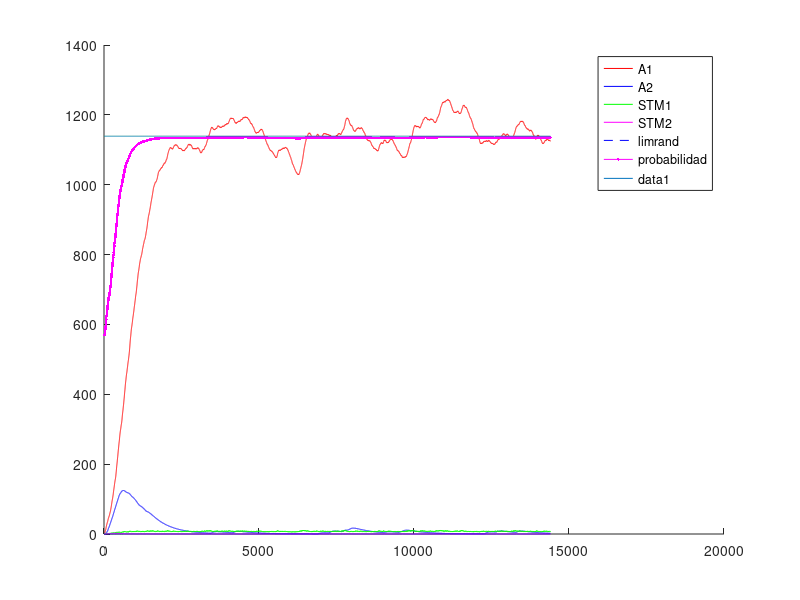
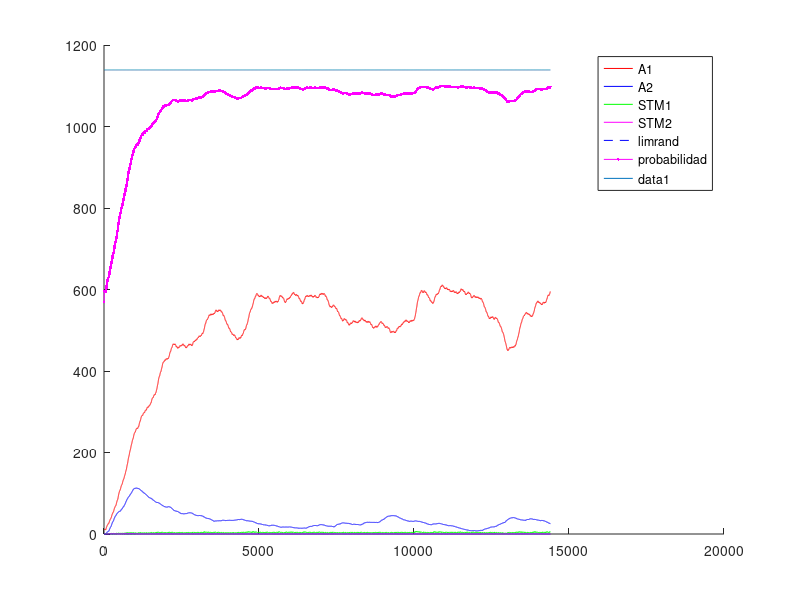
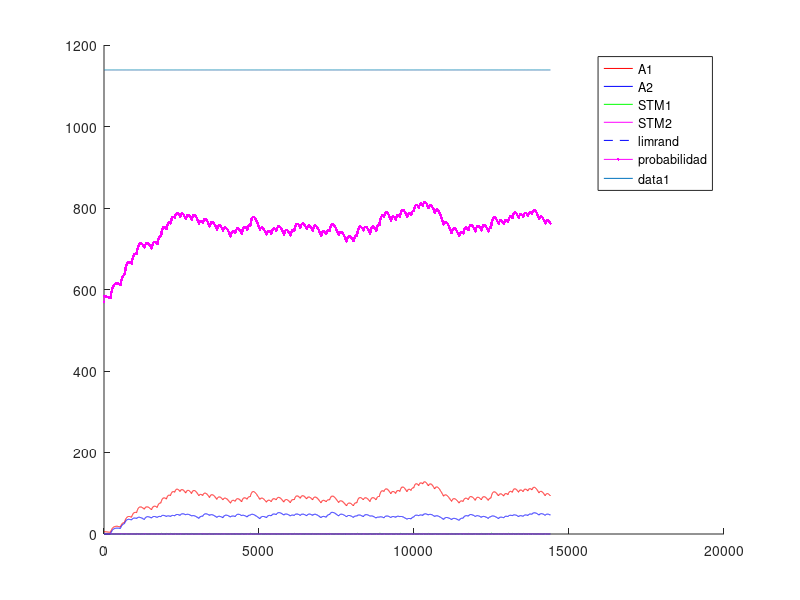
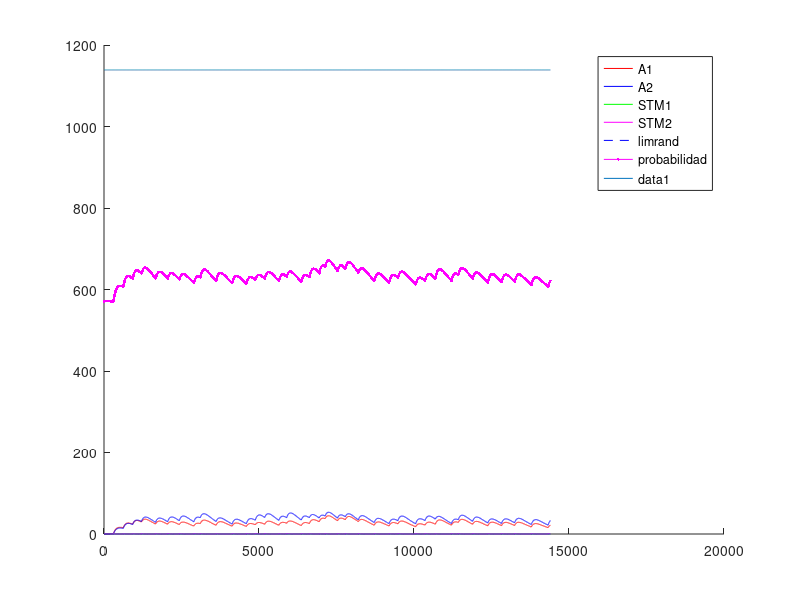

Reproduce these figures in MATLAB, in order.
%% Experimento con Variable-Ratio - VR - Tasa Variable
%% Existen multiples intancias de palanquelo (cada vez que realiza respuesta decide si realiza otra o no)
%% Durante la tasa se contabilizan los palanqueos y no palanqueos y el refuerzo impacta de forma 
%% proporcional a la tasa de respuestas.
%% Un trial dura 3600 segundos.
%% Una sesion 1 o 3 trial (seg´un la dinamica del animal)
%% 5 sesiones por Experimento. Cada sesion es un intervalo diferente.
%% 1 experimento
%% Tiempo para realizar un respuesta 1 segundo
%% 
%% La probabilidad de eleccion se ajusta al nivel de maxima frecuencia de palanqueo
%% 

close all
clc
clear

%% Matriz de pago 0 1 

%%% Se ajusto la apreciacion de las cantidades de refuerzo 
function rf = feel(pellets)
  rf=0;
  if (nargin~=0)
    rf=(12.8*(1-exp(-.25.* pellets.^(2))))+(12.8*(1-exp(-.5.* pellets)));
  else
    error ("Faltan parametros");
  endif
endfunction
%% 
%% 

%% INICIALIZATION
%%%%%% CONSTANTES DE SESIONES
Ntrial  =  1 ;   %% un trial de 3600 segundos
tTrial  =  3600; %% en segundos
tResp   =  1;    %% en segundos
tMuestreo = 0.25;%% en segundos
Nses    =  7 ;
Vr=[5,10,30,40,60,90,120]; %% valores medios de intervalos variables
Ntest   =  1;
limrand =  0.138;
saving  =  0.01 ;
%%%%%% CONSTANTES DE DECAIMIENTO
alpha = 1*tMuestreo;
beta  = 0.13*0.31*tMuestreo;%0.125*tMuestreo ;
gamma = 0.0067*tMuestreo;%0.025 ; 
delta = 1*tMuestreo;
%%%%%% INICIALIZACION
palanca = zeros(2,1);
Rf_1=0;
Rf_2=0;
A1=zeros(1,Ntest);
A2=zeros(1,Ntest);
stm_1=zeros(2,Ntest);
stm_2=zeros(2,Ntest);
d=1;

sesion = zeros(Nses,1);
trialXsesion = zeros(Nses,Ntrial);
terminal_sesion=zeros(Nses,1);
nb_resp = zeros(Nses,Ntest);
refuerzo = zeros(Nses,Ntest);
t_ref = zeros(Nses,1);
cum_resp = zeros(Nses,1);
contadorP1=0;
contadorP2=0;
contadorI=0;

%% CALCULO DE AROUSAL MAXIMO
%% Iteraciones de respuesta refuerzo para encotnrar el STM medio
Nconfig=5; %% Tasa de respuesta de configuracion
%plot([1:0.01:20],(12.8*(1-exp(-.25.* [1:0.01:20].^(2))))+(12.8*(1-exp(-.5.* [1:0.01:20]))),'.k')
R1 = floor(feel(1)); %tiempo de refuezo para R
l1 = Nconfig/tMuestreo; % duracion entre trials
suma = 0; %suma es un valor necesaria para calcular max1 y min1
suma = alpha*R1 %% Refuerzo cada N respuestas
iter=100; %% numero de iteraciones para que converja el stm
max1 = 0; %maximum de stm1
min1 = 0; %minimum de stm1
for i = 1:iter 
  suma = (1-beta)^(Nconfig/tMuestreo)*suma;%% Instantes que decae el stm
  min1=suma;
  suma += alpha*R1; %Refuerzo
  max1=suma;
end
comp=.88;
S1 = (((max1-min1)*(comp*l1))/2)+min1*comp*l1; %calcul de la superficie del triangulo mas la de el rectangulo
stm_1_medio = S1/(l1);
A1max = (delta/gamma)*stm_1_medio;

%% INICIO DE LAS ITERATIONS
for l = 1:Ntest  %% TESTES
  Num=0;
  for k = 1:Nses  %% SESIONES (cambia el N)
    i=1;
    %duracion = [1,tTrial*ones(1,Ntrial)];
    
    contador = 1;
    %palanca(1)=randi(2);
    
    %% Agregar tasa de refuerzos  %%
    tasa=Vr(k);
    if k>1
      A1(Num+1,l)=saving*A1(Num,l);
      A2(Num+1,l)=saving*A2(Num,l);
      stm_1(Num+1,l)=0*stm_1(Num,l);
      stm_2(Num+1,l)=0*stm_2(Num,l); 
      %%% ELECCION DE LA PRIMERA PALANCA 
%      if A1(Num,1)>A2(Num,1)
%        palanca(2)=1;
%      else
%        palanca(2)=2;
%      end
    end       
    P1(i,k)=0.5;
    P1(i,k)=0.5;
    for j=2:(Ntrial*tTrial/tMuestreo) %% Todos los trials juntos
      
      if contador == tResp/tMuestreo%duracion(i)
        contador = 1;
        i = i+1 ;
        J = j ;
        P1(i,k)=0.5*(1-exp(-(5*A1((j-1)+Num,l))/A1max))+0.5; %probabilidad en exponential
        P2(i,k)=0.5*(1-exp(-(5*A2((j-1)+Num,l))/A1max))+0.5; %probabilidad en exponential
        %P=.99;
        %P2(i,k)=0.5*(1-exp(-(5*A2((j-1)+Num,l))/A2max))+0.5;
        
        a = rand ;
        %%% ELECCION DE LA PALANCA %%% Basicamente elige palanquear o no palanquear
        if (A1((j-1)+Num,l)<=limrand)&&(A2((j-1)+Num,l)<=limrand)
          palanca(i)=randi(2);
        elseif (A1((j-1)+Num,l)>=limrand)&&(A2((j-1)+Num,l)<=limrand)
          if a>=P1(i,k)
            palanca(i)=2;
          else
            palanca(i)=1;
          end
        elseif (A1((j-1)+Num,l)<=limrand)&&(A2((j-1)+Num,l)>=limrand)
          if a>=P2(i,k)
            palanca(i)=1;
          else
            palanca(i)=2;
          end
        elseif (A1((j-1)+Num,l)>A2((j-1)+Num,l))
          if a>=P1(i,k)
            palanca(i)=2;
          else
            palanca(i)=1;
          end
        else
          if a>=P2(i,k)
            palanca(i)=1;
          else
            palanca(i)=2;
          end
        end
        %% Contadores para intervalo de refuerzo
        if palanca(i)==1
          contadorP1++;
        else
          contadorP2++;
        endif
        %%% REFUERZO %%%
        if (contadorP1>=tasa)
          %if (palanca(i)==1) %% palanquea
          aux=contadorP1+contadorP2;
          Rfz=floor(feel(1));
          Rf_1=Rfz*contadorP1/aux;
          Rf_2=Rfz*contadorP2/aux;
          %elseif (palanca(i-1)==2) %% No palanquea
          %  Rf_1=0;
          %  Rf_2=0;%floor(10*(1-exp(-0.8* 2 )));
          %end
          %stm_1(j+Num,l)=(1-beta)*stm_1((j-1)+Num,l)+alpha*Rf_1;
          %stm_2(j+Num,l)=(1-beta)*stm_2((j-1)+Num,l)+alpha*Rf_2;
          contadorP1=0;
          contadorP2=0;
          contadorI =0;
          dispe=.5; %% dispercion del 50% del valor de la intervalo
          tasa=Vr(k)*(1 + dispe*(1-2*rand));
          refuerzo(k,l)++;
          t_ref(k,i)=1;
        endif
        
      else
        contador++;
        contadorI++;
        Rf_1=0;
        Rf_2=0;
      end
      stm_1(j+Num,l)=(1-beta)*stm_1((j-1)+Num,l)+alpha*Rf_1;
      stm_2(j+Num,l)=(1-beta)*stm_2((j-1)+Num,l)+alpha*Rf_2;
      A1(j+Num,l)=(1-gamma)*A1((j-1)+Num,l)+delta*stm_1(j+Num,l);
      A2(j+Num,l)=(1-gamma)*A2((j-1)+Num,l)+delta*stm_2(j+Num,l);
      
%      if floor(j/tTrial)==(j/tTrial)
%        trialXsesion()
%      end
    end
    
    
    %%% CONTADOR DE A QUE J SE CAMBIA LA SESION
    %sesion(k-1,l)=j;
    sesion(k,l)=j+Num;
    %%% DEFINICION DE NUM
%    compteur = 0 ;
%    for i=1:length(A1(:,l))
%      if A1(i,l)~=0
%        compteur = compteur +1;
%      end
%    end
%    Num=compteur;
    Num = j+Num;
    Sizemat = length(A1);
    
    if palanca(1)==1
      nb_resp(k,l)=1;
      cum_resp(k,1)=1;
    end
    for j = 2:length(palanca)
      if palanca(j)==1
        %nb_coop(k-1,l)= nb_coop(k-1,l)+1;
        nb_resp(k,l)++;
        cum_resp(k,j)=cum_resp(k,j-1)+1;
      else
        cum_resp(k,j)=cum_resp(k,j-1);
      end
    end
  end
end


%%% PRUEBAS 
%%% ENCONTRA LA LONGITUD REAL DEL EXPERIMENTACION
nonnul = zeros(Ntest,1);
for k=1:Ntest
  for i=1:length(A1)
    if A1(i,k) ~= 0
      nonnul(k)=nonnul(k)+1;
    end
  end
end

%%% PRUEBA I _ PESO DE LA EXPERIMENTACION EN LA MEMORIA
porcent = 0;
for i = 1:Ntest
  if sum(A1(:,i)) > 10 * sum(A2(:,i))
    porcent = porcent +1;
  end
end

%%% PRUEBA II _ SI LA EXCITATION ALCANZA A SU MAXIMUM
maxima = zeros(Ntest,1);
for k = 1:Ntest
  if floor(max(A1(:,k))) == floor(max(max(A1))) 
    maxima(k) = maxima(k) +1;
  end
end

%%% PRUEBA III _ EN QUE SESION LA PALANCA GANA DE VERDAD
%ird = zeros(Ntest,1);
%for k = 1:Ntest
%  i=1;
%  while 1
%    if A1(nonnul(k)-i,k) < limrand
%      ird(k) = nonnul(k)-i+1;
%      break;
%    else
%      i=i+1;
%    end
%  end
%end
%
%%%% PRUEBA IV _ CONVIERTE J EN NUMERO DE SESION
%for k = 1:Ntest
%  i=1;
%  while 1
%    if ird(k) <= sum(sesion(1:i)+50)
%      ird(k)=i;
%      break;
%    else
%      i=i+1;
%    end
%  end
%end

%%% PRUEBA V _ PORCENTAJE DE COOPERACION POR SESION / EXPERIMENTO


%porcentaje_coop_sesion=zeros(Nses,Ntest);
%porcentaje_coop_experimento=zeros(Ntest,1);
%for k = 1:Ntest
%  porcentaje_coop_experimento(k)=sum(nb_coop(:,k))/(Ntrial*Nses)*100;
%end

%for i=1:Ntest
%  terminal_sesion(1,i)=sesion(1,i);
%  for j=2:Nses
%    terminal_sesion(j,i)=sesion(j,i)+terminal_sesion(j-1,i);
%  end
%end

%%% DEMOSTRACION 


%promedio_sesion=sum(ird)/Ntest
%porcent_10xsuperior_al_otra=porcent/Ntest * 100;
%cuanto_alcanzan_al_maxima=sum(maxima)/Ntest * 100;
%porcentaje_coop_experimento;
%porcentaje_coop_sesion=floor(nb_coop/Ntrial*100);


resp_por_segundos=nb_resp/length(palanca); %numero de respuestas dividido por el numero de respestas maximal posible

for i=1:Ntest
  for j=1:Nses
    figure
    hold on
    %plot(sesion(j,i)*ones(1,max(max(A1(:,i)))),(1:max(max(A1(:,i)))),'--k');
    %h=plot((sesion(j,i).*tMuestreo)*ones(1,max(max(A1(:,i)))),(1:max(max(A1(:,i)))),'--k');
    %set(h, "linewidth", 2);
    if j==1
      plot(1:Ntrial*tTrial/tMuestreo,A1(1:sesion(j,i),i),'r',1:Ntrial*tTrial/tMuestreo,A2(1:sesion(j,i),i),'b',1:Ntrial*tTrial/tMuestreo,stm_1(1:sesion(j,i),i),'g',1:Ntrial*tTrial/tMuestreo,stm_2(1:sesion(j,i),i),'m',1:Ntrial*tTrial/tMuestreo,limrand*ones(1,Ntrial*tTrial/tMuestreo),'--b')
      plot((1:(Ntrial*tTrial))/tMuestreo,P1(:,j)'*A1max,'.-m');
      legend("A1","A2","STM1","STM2","limrand","probabilidad");
    else
      plot(1:Ntrial*tTrial/tMuestreo,A1(sesion(j-1,i)+1:sesion(j,i),i),'r',1:Ntrial*tTrial/tMuestreo,A2(sesion(j-1,i)+1:sesion(j,i),i),'b',1:Ntrial*tTrial/tMuestreo,stm_1(sesion(j-1,i)+1:sesion(j,i),i),'g',1:Ntrial*tTrial/tMuestreo,stm_2(sesion(j-1,i)+1:sesion(j,i),i),'m',1:Ntrial*tTrial/tMuestreo,limrand*ones(1,Ntrial*tTrial/tMuestreo),'--b')
      plot((1:(Ntrial*tTrial))/tMuestreo,P1(:,j)'*A1max,'.-m');
      legend("A1","A2","STM1","STM2","limrand","probabilidad");
    endif
    plot(1:Ntrial*tTrial/tMuestreo,A1max*ones(1,Ntrial*tTrial/tMuestreo))
    hold off
  endfor
endfor


%% Maximos exitos por tasa= 10-360 - 30-120 - 40-65 - 60-60 

color = 'rgbmkmrgbk';
figure
hold on
for i=1:Ntest
  plot(Vr,resp_por_segundos(:,i),'Color',color(i));
  title('Respuestas por segundos');
  xlabel('Tasa fija');
  ylabel('Respuestas/segundos');
  for j=1:Nses
    plot(Vr(j)*ones(1,floor(resp_por_segundos(j,i)*100)+1),(0:floor(resp_por_segundos(j,i)*100))/100,'k');
  end
end
hold off

figure
hold on
for i=1:Ntest
  plot(refuerzo(:,i),resp_por_segundos(:,i),'Color',color(i));
  title('Respuestas y refuerzo');
  xlabel('Refuezo/horas');
  ylabel('Respuestas/segundos');
  for j=1:Nses
    plot(refuerzo(j)*ones(1,floor(resp_por_segundos(j,i)*100)+1),(0:floor(resp_por_segundos(j,i)*100))/100,'k');
    a = strcat('Num= ',num2str(Vr(j)));
    if j==3
      text(refuerzo(j),-.085,a);
    elseif j==4
      text(refuerzo(j),-.1,a);
    elseif j==5
      text(refuerzo(j),-.03,a);
    else
      text(refuerzo(j),-.06,a);
    end
  end
end
hold off


figure
hold on
for i=1:Nses
  plot(1:length(cum_resp(i,:)),cum_resp(i,:),'Color',color(i));
  a=find(t_ref(i,:)==1);
  aVR.(num2str(i))=a;
  plot(a,cum_resp(i,a),'k+');
  title('Cumulative records');
  xlabel('Time');
  ylabel('Cumulative responses');
end
hold off

resp_por_segundosVR = resp_por_segundos;
refuerzoVR = refuerzo;
cum_respVR = cum_resp;

save VR resp_por_segundosVR refuerzoVR cum_respVR;
save ("-mat-binary", "aVR", "aVR");

%%% probl�me de temps, pas le temps de d�croitre du coup red�marre plus
%%% haut CQFD
%%%% CASTIGO DE TIEMPO 
%%%% CUANTO VECES ELIGE COOPERATION
%%% Pour chaque session r�cup�rer le nombre de coop�ration et tracer la
%%% courbe correspondante 

